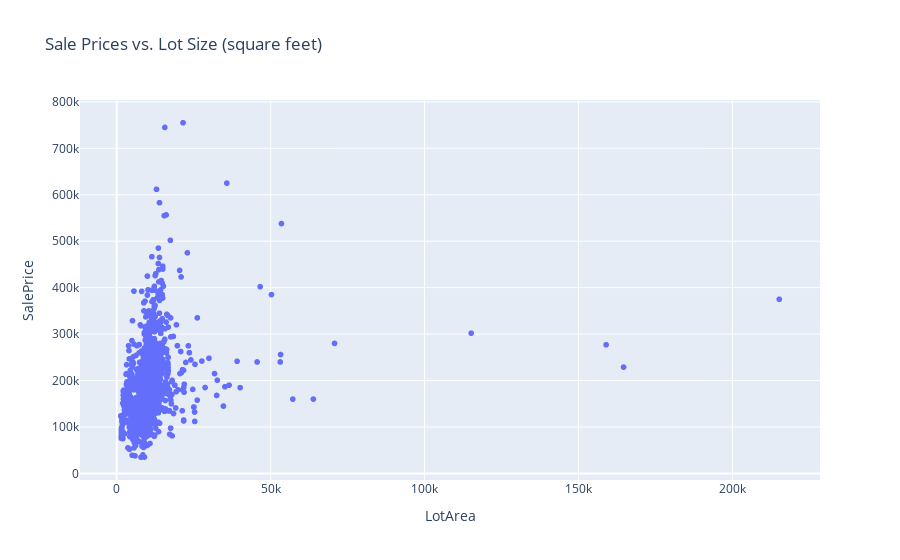

Notebook code for this chart:
### Code cell
px.scatter(prices_df, x='LotArea', y='SalePrice', title='Sale Prices vs. Lot Size (square feet)')

### Figure 1 — Plotly figure (JSON) as saved in the notebook; plotly's stock layout.template omitted (floating-point values rounded to 4 significant figures; data arrays with more than 128 entries replaced by an {"elided": "..."} marker saying what was removed)
{"data": [{"hovertemplate": "LotArea=%{x}<br>SalePrice=%{y}<extra></extra>", "legendgroup": "", "marker": {"color": "#636efa", "symbol": "circle"}, "mode": "markers", "name": "", "showlegend": false, "type": "scattergl", "x": {"elided": "1460 int values"}, "xaxis": "x", "y": {"elided": "1460 int values"}, "yaxis": "y"}], "layout": {"legend": {"tracegroupgap": 0}, "title": {"text": "Sale Prices vs. Lot Size (square feet)"}, "xaxis": {"anchor": "y", "domain": [0, 1], "title": {"text": "LotArea"}}, "yaxis": {"anchor": "x", "domain": [0, 1], "title": {"text": "SalePrice"}}}}
